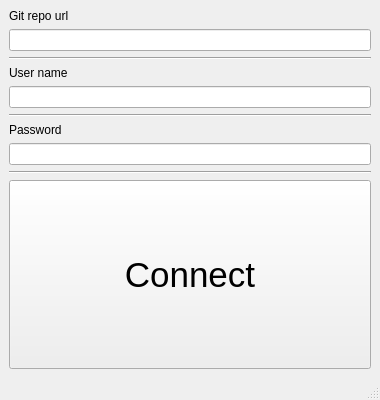
<?xml version="1.0" encoding="UTF-8"?>
<ui version="4.0">
 <class>GitChatConfig</class>
 <widget class="QMainWindow" name="GitChatConfig">
  <property name="geometry">
   <rect>
    <x>0</x>
    <y>0</y>
    <width>380</width>
    <height>400</height>
   </rect>
  </property>
  <property name="minimumSize">
   <size>
    <width>300</width>
    <height>400</height>
   </size>
  </property>
  <property name="maximumSize">
   <size>
    <width>400</width>
    <height>500</height>
   </size>
  </property>
  <property name="windowTitle">
   <string>GitChatConfig</string>
  </property>
  <widget class="QWidget" name="centralwidget">
   <layout class="QGridLayout" name="gridLayout">
    <item row="0" column="0">
     <layout class="QVBoxLayout" name="verticalLayout">
      <property name="sizeConstraint">
       <enum>QLayout::SetMaximumSize</enum>
      </property>
      <item>
       <widget class="QLabel" name="label">
        <property name="text">
         <string>Git repo url</string>
        </property>
       </widget>
      </item>
      <item>
       <widget class="QLineEdit" name="editBoxGitURL"/>
      </item>
      <item>
       <widget class="Line" name="line_2">
        <property name="orientation">
         <enum>Qt::Horizontal</enum>
        </property>
       </widget>
      </item>
      <item>
       <widget class="QLabel" name="label_3">
        <property name="text">
         <string>User name</string>
        </property>
       </widget>
      </item>
      <item>
       <widget class="QLineEdit" name="editBoxUserName"/>
      </item>
      <item>
       <widget class="Line" name="line">
        <property name="orientation">
         <enum>Qt::Horizontal</enum>
        </property>
       </widget>
      </item>
      <item>
       <widget class="QLabel" name="label_2">
        <property name="text">
         <string>Password</string>
        </property>
       </widget>
      </item>
      <item>
       <widget class="QLineEdit" name="editBoxPassword"/>
      </item>
      <item>
       <widget class="Line" name="line_3">
        <property name="orientation">
         <enum>Qt::Horizontal</enum>
        </property>
       </widget>
      </item>
      <item>
       <widget class="QPushButton" name="pushButton">
        <property name="sizePolicy">
         <sizepolicy hsizetype="Expanding" vsizetype="Expanding">
          <horstretch>5</horstretch>
          <verstretch>0</verstretch>
         </sizepolicy>
        </property>
        <property name="maximumSize">
         <size>
          <width>999999</width>
          <height>999999</height>
         </size>
        </property>
        <property name="font">
         <font>
          <pointsize>26</pointsize>
          <weight>50</weight>
          <bold>false</bold>
         </font>
        </property>
        <property name="text">
         <string>Connect</string>
        </property>
       </widget>
      </item>
      <item>
       <layout class="QFormLayout" name="formLayout_3"/>
      </item>
     </layout>
    </item>
   </layout>
  </widget>
  <widget class="QMenuBar" name="menubar">
   <property name="geometry">
    <rect>
     <x>0</x>
     <y>0</y>
     <width>380</width>
     <height>17</height>
    </rect>
   </property>
  </widget>
  <widget class="QStatusBar" name="statusbar"/>
 </widget>
 <resources/>
 <connections/>
</ui>
